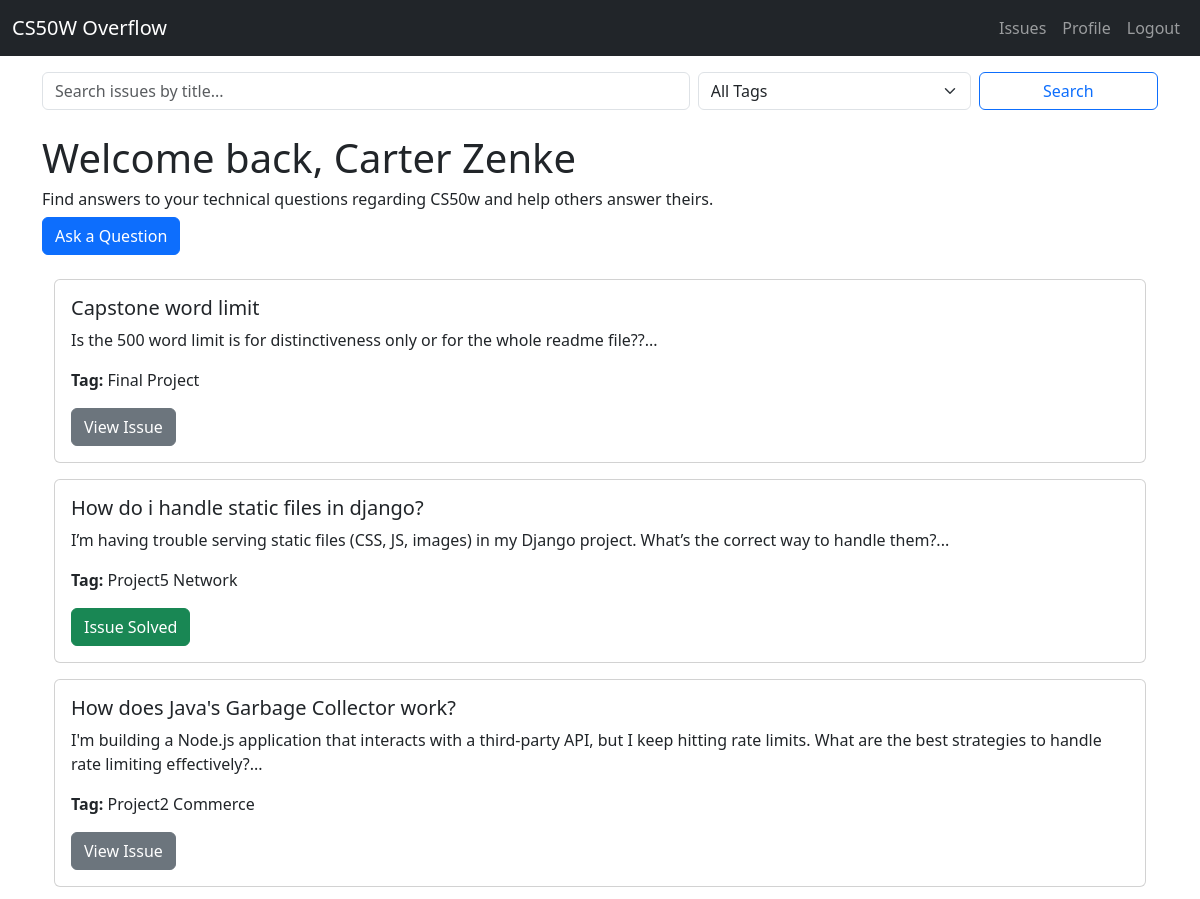
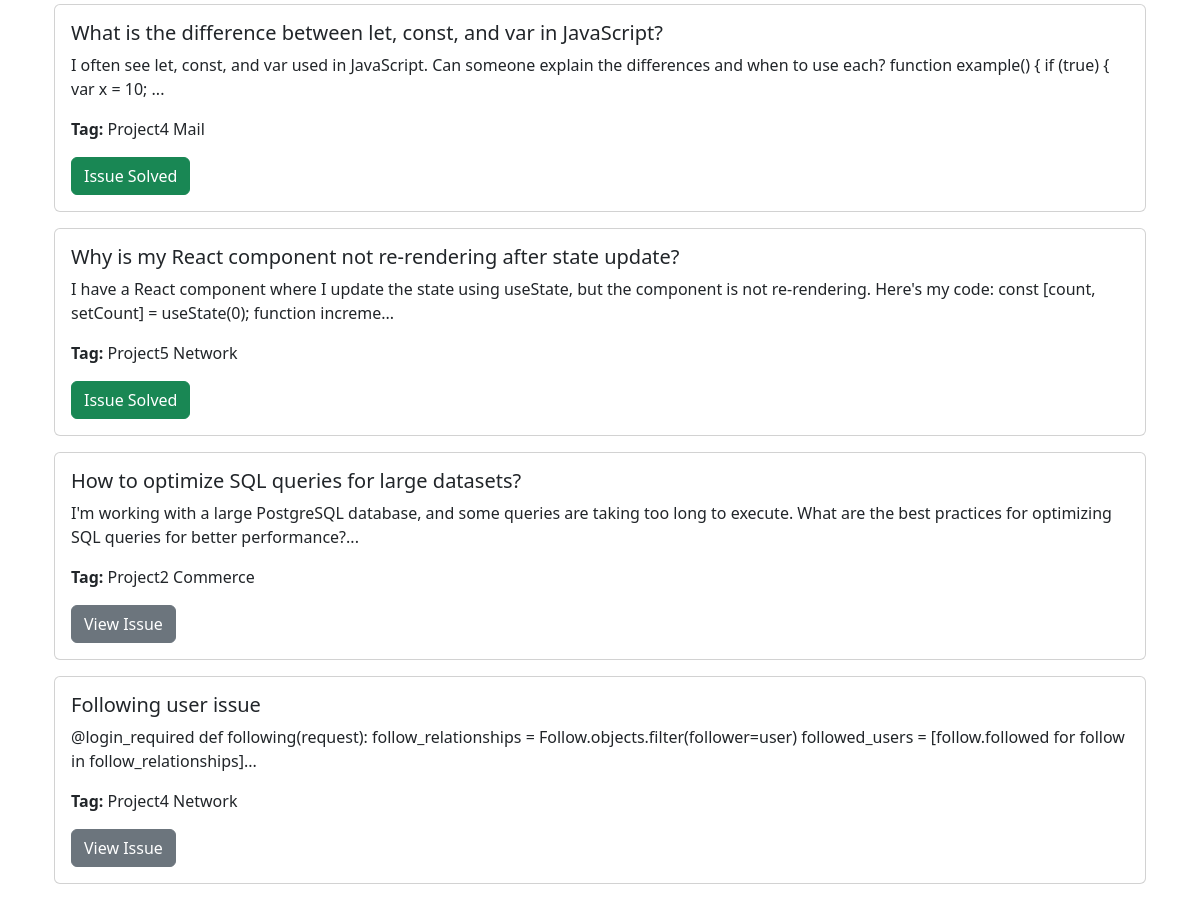
The page / (signed in) on the database its author committed (2 pictures, top to bottom).
### qna/models.py (models this page shows, shortened)
class Issue(models.Model):
    title = models.CharField(max_length=200)
    description = models.TextField()
    author = models.ForeignKey(User, on_delete=models.CASCADE)
    created_at = models.DateTimeField(auto_now_add=True)
    is_solved = models.BooleanField(default=False)
    tags = models.CharField(max_length=100, blank=True)

### qna/views.py (the view)
# urls.py: path('', views.index, name='index'),
def index(request):
    query = request.GET.get('q', '')
    selected_tag = request.GET.get('tag', '')
    issues = Issue.objects.all().order_by('-created_at')  # Sort by newest first
    if query:
        issues = issues.filter(title__icontains=query)
    if selected_tag:
        issues = issues.filter(tags=selected_tag)
    return render(request, 'qna/index.html', {'issues': issues, 'query': query, 'selected_tag': selected_tag})

### qna/templates/qna/index.html (shortened to what this page needs)
{% extends 'qna/layout.html' %}
{% block content %}
    <div class="my-3">
        <form method="GET" action="{% url 'index' %}" class="mb-4">
            <div class="row g-2">
                <div class="col-md-7">
                    <input type="text" name="q" class="form-control" placeholder="Search issues by title..." value="{{ request.GET.q }}">
                </div>
                <div class="col-md-3">
                    <select name="tag" class="form-select">
                        <option value="">All Tags</option>
                    </select>
                </div>
                <div class="col-md-2">
                    <button type="submit" class="btn btn-outline-primary w-100">Search</button>
                </div>
            </div>
        </form>
    </div>
    {% if user.is_authenticated %}
    <h1>Welcome back, {{ user.first_name }} {{ user.last_name }}</h1>
    {% else %}
    <h1>Welcome</h1>
    {% endif %}
    <h6>Find answers to your technical questions regarding CS50w and help others answer theirs.</h6>
    <a href="{% url 'create_issue' %}" class="btn btn-primary mb-4">Ask a Question</a>
    <div class="container">
        <div class="row">
            {% for issue in issues %}
            <div class="mb-3">
                <div class="card">
                    <div class="card-body">
                        <h5 class="card-title">{{ issue.title }}</h5>
                        <p class="card-text">{{ issue.description|slice:":180" }}...</p>
                        <p class="card-text"><strong>Tag:</strong> {{ issue.tags }}</p>
                        {% if issue.is_solved %}
                            <a href="{% url 'issue_detail' issue.id %}" class="btn btn-success">Issue Solved</a>
                        {% else %}
                            <a href="{% url 'issue_detail' issue.id %}" class="btn btn-secondary">View Issue</a>
                        {% endif %}
                    </div>
                </div>
            </div>
            {% empty %}
            <p>No issues found matching your search.</p>
            {% endfor %}
        </div>
    </div>
{% endblock %}

### rows shown on the page
Issue: title "Capstone word limit", description "Is the 500 word limit is for distinctiveness only or for the whole readme file??", tags "Final Project", is_solved "View Issue"
Issue: title "How do i handle static files in django?", description "I’m having trouble serving static files (CSS, JS, images) in my Django project. What’s the correct way to handle them?", tags "Project5 Network", is_solved "Issue Solved"
Issue: title "How does Java's Garbage Collector work?", description "I'm building a Node.js application that interacts with a third-party API, but I keep hitting rate limits. What are the best strategies to handle rate limiting effectively?", tags "Project2 Commerce", is_solved "View Issue"
Issue: title "What is the difference between let, const, and var in JavaScript?", description "I often see let, const, and var used in JavaScript. Can someone explain the differences and when to use each? function example() { if (true) { var x = 10;", tags "Project4 Mail", is_solved "Issue Solved"
Issue: title "Why is my React component not re-rendering after state update?", description "I have a React component where I update the state using useState, but the component is not re-rendering. Here's my code: const [count, setCount] = useState(0); function increme", tags "Project5 Network", is_solved "Issue Solved"
Issue: title "How to optimize SQL queries for large datasets?", description "I'm working with a large PostgreSQL database, and some queries are taking too long to execute. What are the best practices for optimizing SQL queries for better performance?", tags "Project2 Commerce", is_solved "View Issue"
Issue: title "Following user issue", description "@login_required def following(request): follow_relationships = Follow.objects.filter(follower=user) followed_users = [follow.followed for follow in follow_relationships]", tags "Project4 Network", is_solved "View Issue"

### other values the page prints
{{ user.first_name }} "Carter"
{{ user.last_name }} "Zenke"
